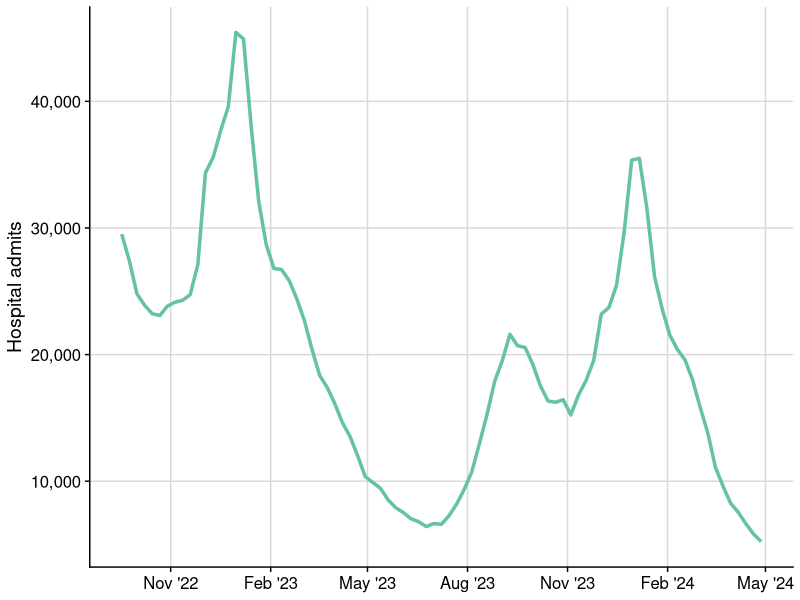
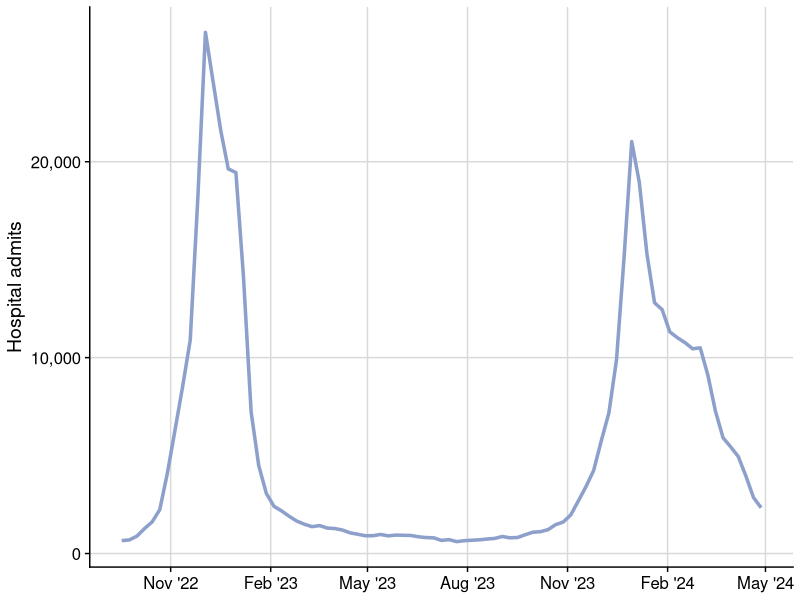
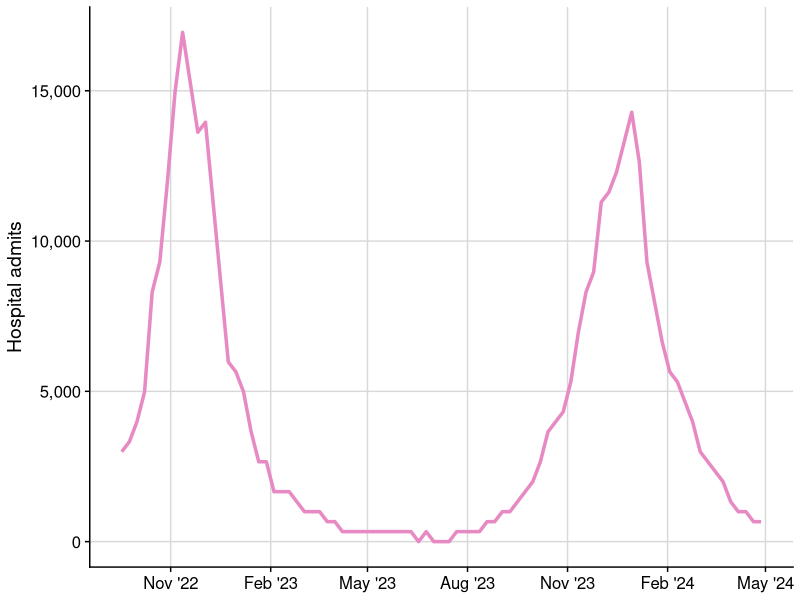
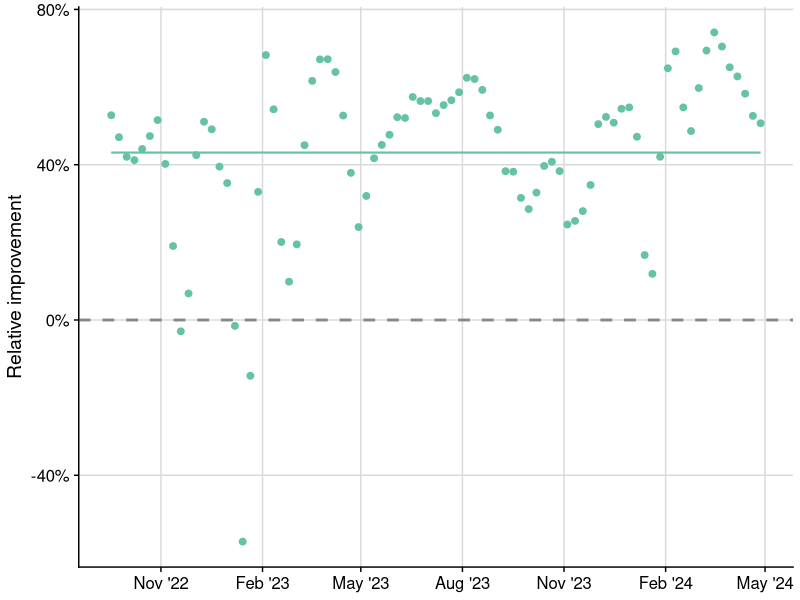
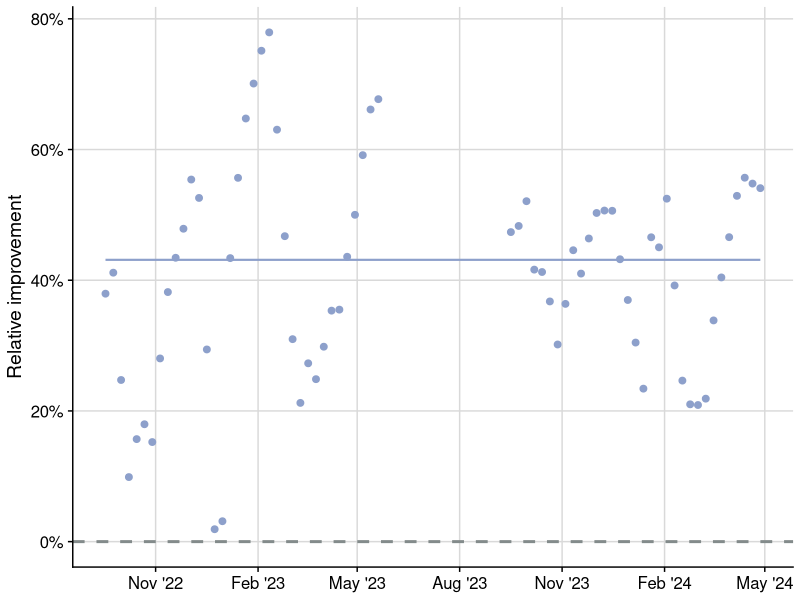
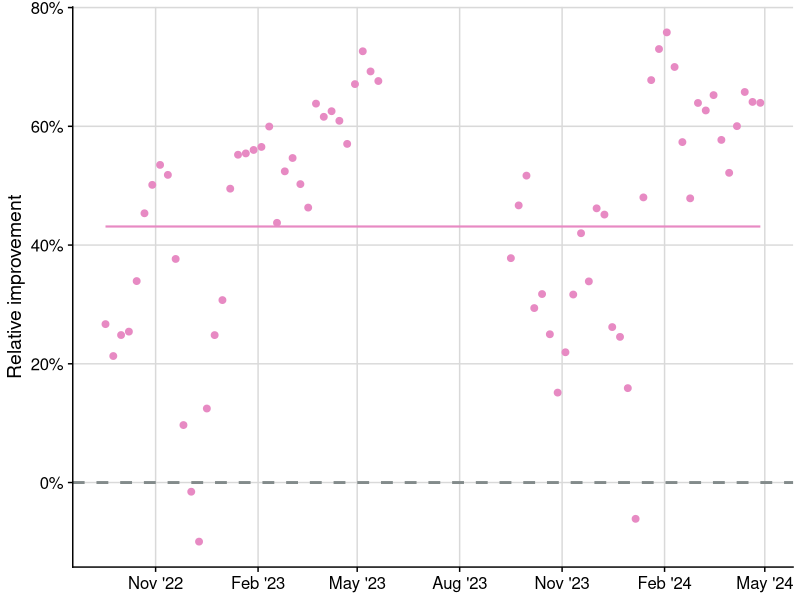
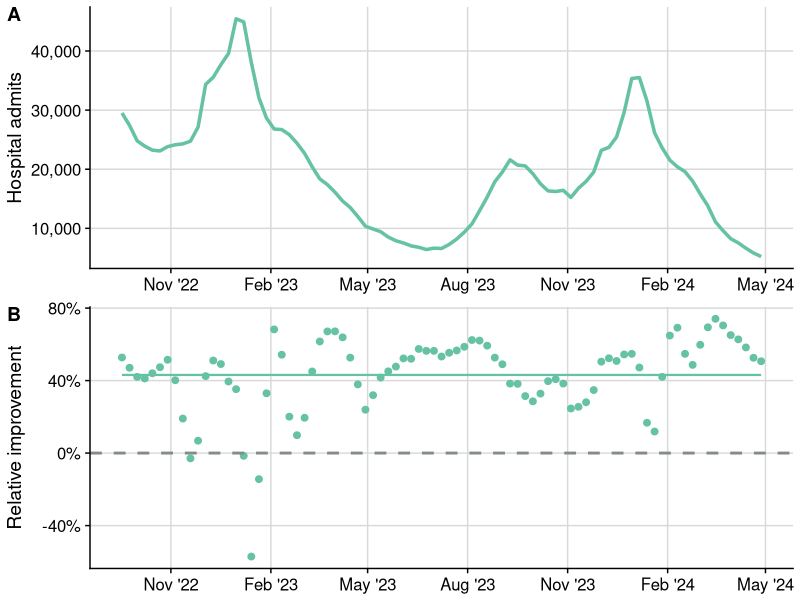
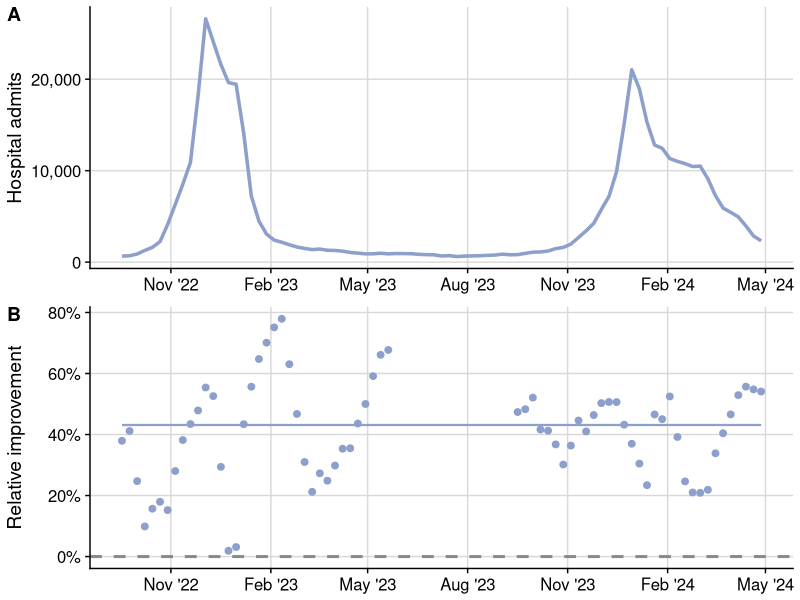

Source code (R) for these figures, in order:
# --------------------------------------------------------------------------------
# supplemental figures summarizing performance in the retrospective analysis------
# --------------------------------------------------------------------------------
library(tidyverse)

###########################
#Relative Performance Plots
############################

######################## #read in data and basic prep
score_all_d <- read_csv("results/date_score.csv")

score_all_d <- score_all_d |>
  mutate(average_percent = mean(percent, na.rm = TRUE))

truth_df_all <- read_csv("results/truth_df_fig3.csv")

truth_df <- truth_df_all |>
  filter(location == "US") |>
  filter(date >= ymd("2022-08-30"),
         date <= ymd("2024-04-27"))

truth_df <- truth_df %>%
  mutate(disease = recode(disease,
                          "covid" = "COVID-19 Historical Data",
                          "flu" = "Influenza Historical Data",
                          "rsv" = "RSV Historical Data"))

truth_df2 <- truth_df |>
  filter(date >= ymd("2022-09-17"))

######################### #Plot

####top panel
library(cowplot)

# Define the custom colors
custom_colors <- c(
  "COVID-19 Historical Data" = "#66C2A5",
  "Influenza Historical Data" = "#8DA0CB",
  "RSV Historical Data" = "#E78AC3"
)

# Create an empty list to store the plots
plot_list_pt <- list()

# Loop through each unique model and generate a separate plot for each
disease <- unique(truth_df2$disease)

for (dis in disease) {
  # Filter the data for each model
  score_model <- subset(truth_df2, disease == dis)
  
  # Create the plot for each model
  plot <- ggplot(score_model, aes(x = date, y = count, color = disease, group = disease)) +
    geom_line(size = 1.2) +  
    #geom_hline(yintercept = 0, linetype = "dashed", color = "azure4", size = 1) +
    labs(
      #title = dis,  # Use model name as title
      x = NULL,
      y = "Hospital admits") +
    theme_minimal() +
    theme_cowplot() +
    theme(
      #plot.title = element_text(hjust = 0.5),
      legend.position = "none",  # No need for legend in individual plots
      axis.text.x = element_text(angle = 90, hjust = 1),
      plot.margin = margin(t = 5, r = 5, b = 5, l = 5)
      # Add background grid for major x and y axes
      #panel.grid.major.x = element_line(color = "grey80"),
      #panel.grid.major.y = element_line(color = "grey80"),
      #panel.grid.minor = element_blank()  # Remove minor grid lines
    ) +
    scale_color_manual(values = custom_colors) +  
    #scale_x_date(date_breaks = "3 months", date_labels = "%b '%y", guide = guide_axis(angle = 0), expand = c(0.02, 0.02)) +
    scale_x_date(date_breaks = "3 months", date_labels = "%b '%y", guide = guide_axis(angle = 0)) +
    scale_y_continuous(labels = scales::comma)
  
  # Adding background grids to the top panel plot
  plot <- plot + background_grid(major = 'xy')
  
  # Save the plot in the list using the model name as the key
  plot_list_pt[[dis]] <- plot
}


print(plot_list_pt[["COVID-19 Historical Data"]])
print(plot_list_pt[["Influenza Historical Data"]])
print(plot_list_pt[["RSV Historical Data"]])

######## #Bottom panel

# Define the custom colors
custom_colors <- c(
  "COVID-19_forecast_model" = "#66C2A5",
  "Influenza_forecast_model" = "#8DA0CB",
  "RSV_forecast_model" = "#E78AC3"
  #"COVID-19 Model" = "#66C2A5",
  #"Influenza Model" = "#8DA0CB",
  #"RSV Model" = "#E78AC3"
)


plot_list_pb <- list()

models <- unique(score_all_d$model)

for (mod in models) {
  # Filter the data for each model
  score_model <- subset(score_all_d, model == mod)
  
  plot <- ggplot(score_model, aes(x = date, y = percent, color = model, group = model)) +
    geom_point(size = 2) + 
    geom_line(aes(y = average_percent, color = model, group = model), size = 0.75) +
    geom_hline(yintercept = 0, linetype = "dashed", color = "azure4", size = 1) +
    labs(
      #title = mod,  # Use model name as title
      x = NULL ,
      y = "Relative improvement") +
    theme_minimal() +
    theme_cowplot() +
    theme(
      # plot.title = element_text(hjust = 0.5),
      legend.position = "none",  
      axis.text.x = element_text(angle = 90, hjust = 1),
      plot.margin = margin(t = 5, r = 5, b = 5, l = 5)
      #panel.grid.major.x = element_line(color = "grey80"),
      #panel.grid.major.y = element_line(color = "grey80"),
      #panel.grid.minor = element_blank()  
    ) +
    scale_color_manual(values = custom_colors) +  
    #scale_x_date(date_breaks = "3 months", date_labels = "%b '%y", guide = guide_axis(angle = 0), expand = expansion(mult = c(0.01, 0.01))) +
    scale_x_date(date_breaks = "3 months", date_labels = "%b '%y", guide = guide_axis(angle = 0)) +
    scale_y_continuous(labels = scales::percent)
  
  plot <- plot + background_grid(major = 'xy')
  
  plot_list_pb[[mod]] <- plot
}

print(plot_list_pb[["COVID-19_forecast_model"]])
print(plot_list_pb[["Influenza_forecast_model"]])
print(plot_list_pb[["RSV_forecast_model"]])

############################# #stack and save

# Create a vector of matching diseases/models
diseases_truth <- c("COVID-19 Historical Data", "Influenza Historical Data", "RSV Historical Data")
#models_forecast <- c("COVID-19 Model", "Influenza Model", "RSV Model")
models_forecast <- c("COVID-19_forecast_model", "Influenza_forecast_model", "RSV_forecast_model")

# Loop through the diseases and corresponding models
for (i in seq_along(diseases_truth)) {
  
  # Get the truth plot and forecast plot for the current disease/model
  truth_plot <- plot_list_pt[[diseases_truth[i]]]
  forecast_plot <- plot_list_pb[[models_forecast[i]]]
  
  # Stack the truth plot on top of the forecast plot
  stacked_plot <- plot_grid(truth_plot, forecast_plot, ncol = 1, align = "v", labels = "AUTO", rel_heights = c(1, 1))
  print(stacked_plot)
  
  # Save the stacked plot as a PNG file
  # file_name <- paste0(i, "improvement_retro_date.png")
  # ggsave(filename = file_name, plot = stacked_plot, path = "/Users/maya/Documents/Figures/Code_Figures/Retrospective_supplemental_figures", width = 8.8, height = 5.5, units = "in", bg = "white")
}


###################
#PIC Plot date
###################

##################### # Top Panel graph

# Define the custom colors
custom_colors <- c(
  "COVID-19 Historical Data" = "#66C2A5",
  "Influenza Historical Data" = "#8DA0CB",
  "RSV Historical Data" = "#E78AC3"
)

# Create an empty list to store the plots
plot_list_pt <- list()

# Loop through each unique model and generate a separate plot for each
disease <- unique(truth_df2$disease)

for (dis in disease) {
  # Filter the data for each model
  score_model <- subset(truth_df2, disease == dis)
  
  # Create the plot for each model
  plot <- ggplot(score_model, aes(x = date, y = count, color = disease, group = disease)) +
    geom_line(size = 1.2) +  
    labs(
      x = NULL,
      y = "Hospital admits") +
    theme_minimal() +
    theme_cowplot() +
    theme(
      legend.position = "none",  # No need for legend in individual plots
      axis.text.x = element_text(angle = 90, hjust = 1),
      plot.margin = margin(t = 5, r = 5, b = 5, l = 5)
    ) +
    scale_color_manual(values = custom_colors) +  
    scale_x_date(date_breaks = "3 months", date_labels = "%b '%y", guide = guide_axis(angle = 0)) +
    scale_y_continuous(labels = scales::comma)
  
  # Adding background grids to the top panel plot
  plot <- plot + background_grid(major = 'xy')
  
  # Save the plot in the list using the model name as the key
  plot_list_pt[[dis]] <- plot
}


print(plot_list_pt[["COVID-19 Historical Data"]])
print(plot_list_pt[["Influenza Historical Data"]])
print(plot_list_pt[["RSV Historical Data"]])


################################# #bottom panel data prep and graph
score_all_d <- score_all_d |>
  filter(date <= "2024-04-27")

score_all_d <- score_all_d %>%
  group_by(model) %>%
  complete(date = seq(min(date), max(date), by = "1 week")) %>%
  fill(model, .direction = "down") %>% # Ensure model column is filled in each group
  ungroup()

# Custom colors for each model
model_colors <- c("COVID-19_forecast_model" = "#66C2A5", 
                  "Influenza_forecast_model" = "#8DA0CB", 
                  "RSV_forecast_model" = "#E78AC3")

# Initialize lists to store the individual plots
plot_list_cov_50 <- list()
plot_list_cov_95 <- list()
plot_list_truth <- list()

# Define the diseases/models for plotting
diseases_truth <- c("COVID-19 Historical Data", "Influenza Historical Data", "RSV Historical Data")
models_forecast <- c("COVID-19_forecast_model", "Influenza_forecast_model", "RSV_forecast_model")

# Loop through each model to create individual plots for cov_50, cov_95, and truth
for (i in seq_along(models_forecast)) {
  
  # Filter data for each model
  model_data <- score_all_d %>% filter(model == models_forecast[i])
  
  # Plot cov_50
  plot_list_cov_50[[models_forecast[i]]] <- ggplot(data = model_data, aes(x = date, y = coverage_50, color = model)) +
    geom_hline(yintercept = 0.5, linetype = "dashed", color = "azure4", size = 1) +
    geom_point() +
    geom_line() +
    scale_color_manual(values = model_colors) +
    labs(x = NULL, y = "50% Coverage") +
    scale_x_date(date_breaks = "3 months", date_labels = "%b '%y", guide = guide_axis(angle = 0)) +
    theme_minimal() +
    theme_cowplot() +
    scale_y_continuous(labels = scales::percent) +
    theme(legend.position = "none", legend.title = element_blank()) +
    background_grid(major = 'xy')
  
  # Plot cov_95
  plot_list_cov_95[[models_forecast[i]]] <- ggplot(data = model_data, aes(x = date, y = coverage_95, color = model)) +
    geom_hline(yintercept = 0.95, linetype = "dashed", color = "azure4", size = 1) +
    geom_point() +
    geom_line() +
    scale_color_manual(values = model_colors) +
    labs(x = NULL, y = "95% Coverage") +
    scale_x_date(date_breaks = "3 months", date_labels = "%b '%y", guide = guide_axis(angle = 0)) +
    theme_minimal() +
    theme_cowplot() +
    scale_y_continuous(labels = scales::percent) +
    theme(legend.position = "none", legend.title = element_blank()) +
    background_grid(major = 'xy')
  
}

########################################## #stack and save
# output_dir <- "/Users/maya/Documents/Figures/Code_Figures/Retrospective_supplemental_figures"

# Loop through the diseases and corresponding models to create and save stacked plots as PNGs
for (i in seq_along(diseases_truth)) {
  
  # Get the truth plot and forecast plots for the current disease/model
  truth_plot <- plot_list_pt[[diseases_truth[i]]]
  forecast_plot <- plot_list_cov_50[[models_forecast[i]]]
  improve_plot <- plot_list_cov_95[[models_forecast[i]]]
  
  # Stack the plots
  stacked_plot <- plot_grid(truth_plot, forecast_plot, improve_plot, ncol = 1, align = "v", labels = "AUTO", rel_heights = c(1, 1, 1))
  
  print(stacked_plot)
  # Define file name for the PNG output
  # file_name <- paste0(i, "_retro_coverage.png")
  # 
  # # Save the stacked plot as a PNG file
  # ggsave(filename = file_name, plot = stacked_plot, path = output_dir, width = 10, height = 7, units = "in", bg = "white")
}

###################
#PIC Plot location
###################

################################### #read in data and do some cleaning
score_all_l <- read_csv("results/location_score.csv")

score_all_l <- score_all_l |>
  mutate(cov_50 = (coverage_50*100),
         cov_95 = (coverage_95*100))

##################################### #graph

# use this one
library(scales)

# Custom colors for each model
model_colors <- c("COVID-19_forecast_model" = "#66C2A5", 
                  "Influenza_forecast_model" = "#8DA0CB", 
                  "RSV_forecast_model" = "#E78AC3")

custom_labels <- c(
  "COVID-19_forecast_model" = "COVID-19",
  "Influenza_forecast_model" = "Influenza",
  "RSV_forecast_model" = "RSV"
)

PIC_location <- score_all_l %>%
  group_by(location, model) %>%
  summarise(mean_cov_50 = mean(coverage_50, na.rm = TRUE),
            mean_cov_95 = mean(coverage_95, na.rm = TRUE), .groups = "drop")


# Compute the mean coverage for each model
mean_coverage <- score_all_l %>%
  group_by(model) %>%
  summarise(mean_cov_50 = mean(coverage_50, na.rm = TRUE),
            mean_cov_95 = mean(coverage_95, na.rm = TRUE)) 

# Get ordering based on coverage_95 for UGA_flucast-INFLAenza
uga_order <- PIC_location %>%
  filter(model == "COVID-19_forecast_model") %>%
  arrange(mean_cov_95) %>%
  pull(location)

# Apply this ordering to all models
PIC_location <- PIC_location %>%
  mutate(location = factor(location, levels = uga_order))


# Generate plot for Coverage 50%
plot_cov_50 <- ggplot(data = PIC_location, aes(x = location, y = mean_cov_50, color = model)) +
  geom_hline(yintercept = .50, linetype = "dashed", color = "azure4", size = 1) +  # Reference line
  geom_point() +
  geom_line() +
  scale_color_manual(values = model_colors, labels = custom_labels) +
  labs(x = NULL, y = "50% Coverage", color = "Model") +
  theme_minimal() +
  theme_cowplot() +
  scale_y_continuous(labels = percent) +
  theme(
    legend.position = "right",
    legend.title = element_blank(),
    axis.text.x = element_text(angle = 90, hjust = 1, vjust = 0.5)
  ) +
  background_grid(major = 'xy')

# Add mean coverage lines per model
for (model in names(model_colors)) {
  avg_cov_50 <- mean_coverage %>% filter(model == !!model) %>% pull(mean_cov_50)
  plot_cov_50 <- plot_cov_50 + 
    geom_hline(yintercept = avg_cov_50, color = model_colors[[model]], linetype = "solid", size = 0.8)
}

# Generate plot for Coverage 95%
plot_cov_95 <- ggplot(data = PIC_location, aes(x = location, y = mean_cov_95, color = model)) +
  geom_hline(yintercept = .95, linetype = "dashed", color = "azure4", size = 1) +  # Reference line
  geom_point() +
  geom_line() +
  scale_color_manual(values = model_colors, labels = custom_labels) +
  labs(x = NULL, y = "95% Coverage", color = "Model") +
  theme_minimal() +
  theme_cowplot() +
  scale_y_continuous(labels = percent) +
  theme(
    legend.position = "right",
    legend.title = element_blank(),
    axis.text.x = element_text(angle = 90, hjust = 1, vjust = 0.5)
  ) +
  background_grid(major = 'xy')

# Add mean coverage lines per model
for (model in names(model_colors)) {
  avg_cov_95 <- mean_coverage %>% filter(model == !!model) %>% pull(mean_cov_95)
  plot_cov_95 <- plot_cov_95 + 
    geom_hline(yintercept = avg_cov_95, color = model_colors[[model]], linetype = "solid", size = 0.8)
}

# Extract the shared legend from one plot
shared_legend <- get_legend(
  plot_cov_50 + theme(
    legend.position = "right",
    legend.justification = c(0.5, 0.55)  # Moves legend closer to center
  )
)

# Remove individual legends from plots
plot_cov_50 <- plot_cov_50 + theme(legend.position = "none")
plot_cov_95 <- plot_cov_95 + theme(legend.position = "none")

# Stack the two plots vertically
stacked_plots <- plot_grid(
  plot_cov_50, plot_cov_95, 
  ncol = 1, align = "v", labels = "AUTO"
)

final_plot <- plot_grid(
  stacked_plots, shared_legend, 
  ncol = 2, rel_widths = c(1.5, 0.2)  # Adjust width to give space for legend
)

# Display the final plot
print(final_plot)

#ggsave("PIC_Retro_location_lines2.png", plot = final_plot, width = 11, height = 10, dpi = 300, bg = "white") 


##################
#horizon PIC
##################

####################### #read data and clean 
score_all_h <- read_csv("results/horizon_score.csv")

score_all_h <- score_all_h |>
  mutate(cov_50 = (coverage_50*100),
         cov_95 = (coverage_95*100))

############################## # graph it out 
# Custom colors for each model
model_colors <- c("COVID-19_forecast_model" = "#66C2A5", 
                  "Influenza_forecast_model" = "#8DA0CB", 
                  "RSV_forecast_model" = "#E78AC3")

custom_labels <- c(
  "COVID-19_forecast_model" = "COVID-19",
  "Influenza_forecast_model" = "Influenza",
  "RSV_forecast_model" = "RSV"
)

# Generate individual plots
plot_cov_50 <- ggplot(data = score_all_h , aes(x = horizon, y = coverage_50, color = model)) +
  # Add a horizontal line at y = 0
  geom_hline(yintercept = .50, linetype = "dashed", color = "azure4", size = 1) +
  geom_point() +
  geom_line() +
  scale_color_manual(values = model_colors, labels = custom_labels) +
  labs(x = "Horizon", y = "50% Coverage", color = "Model") +
  #scale_x_date(date_breaks = "1 months", date_labels = "%b '%y", guide = guide_axis(angle = 0)) +
  #labs(y = "cov_50") +
  theme_minimal() +
  theme_cowplot() +
  scale_y_continuous(labels = scales::percent) +
  
  theme(
    legend.position = "none",
    legend.title = element_blank(),   # Remove the legend title
    axis.text.x = element_text(angle = 00, hjust = 1, vjust = 0.5) 
  )

plot_cov_50 <- plot_cov_50 + background_grid(major = 'xy')

plot_cov_95 <- ggplot(data = score_all_h, aes(x = horizon, y = coverage_95, color = model)) +
  # Add a horizontal line at y = 0
  geom_hline(yintercept = .95, linetype = "dashed", color = "azure4", size = 1) +
  geom_point() +
  geom_line() +
  scale_color_manual(values = model_colors, labels = custom_labels) +
  labs(x = "Horizon", y = "95% Coverage", color = "Model") +
  #scale_x_date(date_breaks = "1 months", date_labels = "%b '%y", guide = guide_axis(angle = 0)) +
  #labs(y = "cov_95") +
  theme_minimal()+
  theme_cowplot() +
  scale_y_continuous(labels = scales::percent) +
  
  theme(
    legend.position = "none",
    legend.title = element_blank(),   # Remove the legend title
    axis.text.x = element_text(angle = 00, hjust = 1, vjust = 0.5) 
  )

plot_cov_95 <- plot_cov_95 + background_grid(major = 'xy')

# Stack the plots
#stacked_plots <- plot_grid(plot_cov_50, plot_cov_95, ncol = 1, align = "v", labels = "AUTO")
#
# Display the stacked plots
#print(stacked_plots)

# Extract the shared legend from one plot
shared_legend <- get_legend(
  plot_cov_50 + theme(
    legend.position = "right",
    legend.justification = c(0.5, 0.55)  # Moves legend closer to center
  )
)

# Remove individual legends from plots
plot_cov_50 <- plot_cov_50 + theme(legend.position = "none")
plot_cov_95 <- plot_cov_95 + theme(legend.position = "none")

# Stack the two plots vertically
stacked_plots <- plot_grid(
  plot_cov_50, plot_cov_95, 
  ncol = 1, align = "v", labels = "AUTO"
)

final_plot <- plot_grid(
  stacked_plots, shared_legend, 
  ncol = 2, rel_widths = c(1.5, 0.2)  # Adjust width to give space for legend
)

# Display the final plot
print(final_plot)

#ggsave("PIC_Retro_horizon2.png", plot = final_plot, width = 10, height = 6, dpi = 300, bg = "white") 


################
#Horizon figure
################

##################### # read in and clean data 
simple <- score_all_h

simple_ <- simple |>
  select(model, horizon, r_wis, improvement, percent)

score_all <- simple_ %>%
  mutate(model = recode(model,
                        "COVID-19_forecast_model" = "COVID-19",
                        "Influenza_forecast_model" = "Influenza",
                        "RSV_forecast_model" = "RSV"))

############################### #graph 

#date_evi$model <- factor(date_evi$model, levels = c("UGA_flucast-INFLAenza", "UGA_flucast-Copycat", "UGA_flucast-SIRSea"))

custom_colors <- c(
  "COVID-19" = "#66C2A5",
  "Influenza" = "#8DA0CB",
  "RSV" = "#E78AC3"
)

# Create the plot
slide12 <- ggplot(score_all, aes(x = horizon, y = percent, color = model)) +
  geom_point(size = 3) +
  geom_line() +
  geom_hline(yintercept = 0, linetype = "dashed", color = "azure4", size = 1) +
  labs(
    x = "Horizon",
    y = "Relative improvement (Baseline)") +
  theme_minimal() +
  theme_cowplot() +
  theme(
    plot.title = element_text(hjust = 0.5),
    legend.title = element_blank(),
    legend.position = "right"
  ) +
  scale_color_manual(values = custom_colors) +  
  scale_x_continuous(breaks = unique(score_all$horizon)) +
  scale_y_continuous(labels = scales::percent) 

slide12 <- slide12 + background_grid(major = 'xy', minor = 'y')


print(slide12)

# Save the plot with white background using save_plot
# save_plot("sup_hor_simple.png", slide12, base_width = 8, base_asp = 1.7, bg = "white")

